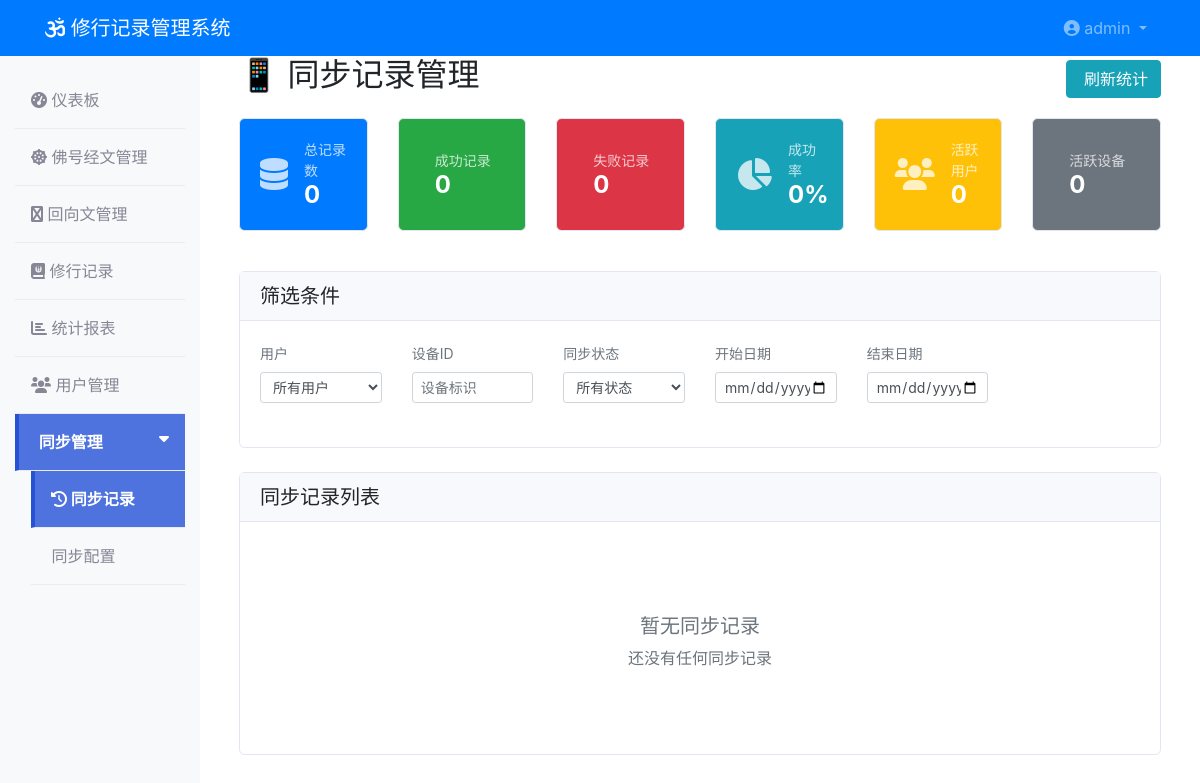
The app's page /sync-management/records (signed in), older data.
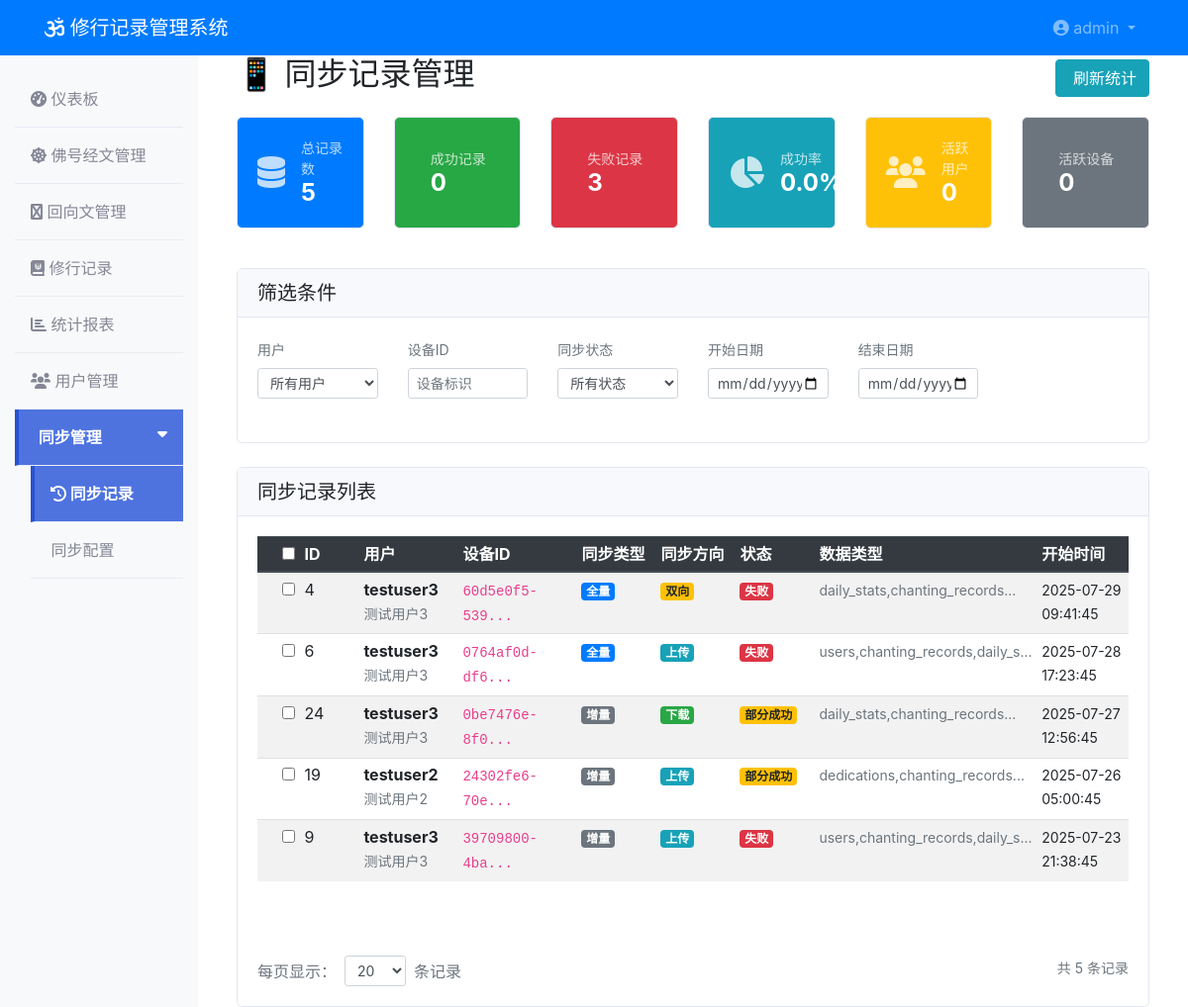
The same page, newer data.
### models/sync_record.py (models this page shows, shortened)
class SyncRecord(db.Model):
    __tablename__ = 'sync_records'
    id = db.Column(db.Integer, primary_key=True)
    user_id = db.Column(db.Integer, db.ForeignKey('users.id'), nullable=False)
    device_id = db.Column(db.String(100), nullable=False)  # 设备标识
    sync_type = db.Column(db.Enum('full', 'incremental'), nullable=False, default='incremental')  # 同步类型：全量/增量
    sync_direction = db.Column(db.Enum('upload', 'download', 'bidirectional'), nullable=False)  # 同步方向
    sync_status = db.Column(db.Enum('success', 'failed', 'partial'), nullable=False, default='success')  # 同步状态
    sync_data_types = db.Column(db.Text)  # JSON格式，记录同步的数据类型
    error_message = db.Column(db.Text, nullable=True)  # 错误信息
    sync_started_at = db.Column(db.DateTime, nullable=False, default=datetime.utcnow)  # 同步开始时间
    sync_completed_at = db.Column(db.DateTime, nullable=True)  # 同步完成时间
    created_at = db.Column(db.DateTime, default=datetime.utcnow)
    user = db.relationship('User', backref=db.backref('sync_records', lazy=True))

### models/user.py (models this page shows, shortened)
class User(db.Model):
    __tablename__ = 'users'
    id = db.Column(db.Integer, primary_key=True)
    username = db.Column(db.String(80), unique=True, nullable=False)
    password = db.Column(db.String(255), nullable=False)
    avatar = db.Column(db.String(255), nullable=True)  # 头像路径或emoji
    avatar_type = db.Column(db.Enum('emoji', 'image'), default='emoji')
    nickname = db.Column(db.String(100), nullable=True)
    is_deleted = db.Column(db.Boolean, default=False)  # 逻辑删除标记
    deleted_at = db.Column(db.DateTime, nullable=True)  # 删除时间
    created_at = db.Column(db.DateTime, default=datetime.utcnow)

### routes/sync_management.py (the view, shortened to what this page needs)
@sync_management_bp.route('/records')
@login_required
def sync_records():
    page = request.args.get('page', 1, type=int)
    per_page = request.args.get('per_page', 20, type=int)
    if per_page > 100:
        per_page = 100
    user_id = request.args.get('user_id', type=int)
    device_id = request.args.get('device_id')
    sync_status = request.args.get('sync_status')
    date_from = request.args.get('date_from')
    date_to = request.args.get('date_to')
    query = db.session.query(SyncRecord, User).join(
        User, SyncRecord.user_id == User.id
    ).order_by(desc(SyncRecord.sync_started_at))
    if user_id:
        query = query.filter(SyncRecord.user_id == user_id)
    if device_id:
        query = query.filter(SyncRecord.device_id.contains(device_id))
    if sync_status:
        query = query.filter(SyncRecord.sync_status == sync_status)
    if date_from:
        query = query.filter(SyncRecord.sync_started_at >= datetime.strptime(date_from, '%Y-%m-%d'))
    if date_to:
        query = query.filter(SyncRecord.sync_started_at <= datetime.strptime(date_to, '%Y-%m-%d') + timedelta(days=1))
    pagination = query.paginate(
        page=page,
        per_page=per_page,
        error_out=False
    )
    users = User.query.filter_by(is_deleted=False).all()
    if request.args.get('export') == 'csv':
        return export_sync_records_csv(query)
    stats = get_sync_stats()
    return render_template('sync_management/records.html',
                         records=pagination.items,
                         pagination=pagination,
                         users=users,
                         stats=stats,
                         filters={
                             'user_id': user_id,
                             'device_id': device_id,
                             'sync_status': sync_status,
                             'date_from': date_from,
                             'date_to': date_to,
                             'per_page': per_page
                         })

### utils/db_monitor.py (called while the page is built)
def init_db_monitoring(app):
    @app.before_request
    def before_request():
        if not DatabaseMonitor.check_health():
            logger.warning("数据库连接异常，尝试重新连接")
            DatabaseMonitor.cleanup_connections()
    @app.after_request
    def after_request(response):
        try:
            db.session.remove()
        except Exception as e:
            logger.error(f"清理session失败: {e}")
        return response
    @app.teardown_appcontext
    def shutdown_session(exception=None):
        try:
            db.session.remove()
        except Exception as e:
            logger.error(f"teardown session失败: {e}")

    @staticmethod
    def check_health():
        try:
            result = db.session.execute(text('SELECT 1'))
            return True
        except Exception as e:
            logger.error(f"数据库健康检查失败: {e}")
            return False

### templates/sync_management/records.html (shortened to what the changed rows need)
{% extends "base.html" %}
{% block content %}
<div class="container-fluid">
    <div class="row">
        <div class="col-12">
            <div class="d-flex justify-content-between align-items-center mb-3">
                <h2>📱 同步记录管理</h2>
            </div>
            <div class="row mb-4" id="statsContainer">
                <div class="col-xl-2 col-lg-4 col-md-6 col-sm-6 mb-3">
                    <div class="card bg-primary text-white h-100">
                        <div class="card-body d-flex align-items-center">
                            <div>
                                <div class="small" style="color: rgba(255,255,255,0.75);">总记录数</div>
                                <div class="h4 font-weight-bold mb-0" id="totalRecords">{{ stats.total_records }}</div>
                            </div>
                        </div>
                    </div>
                </div>
                <div class="col-xl-2 col-lg-4 col-md-6 col-sm-6 mb-3">
                    <div class="card bg-danger text-white h-100">
                        <div class="card-body d-flex align-items-center">
                            <div>
                                <div class="small" style="color: rgba(255,255,255,0.75);">失败记录</div>
                                <div class="h4 font-weight-bold mb-0" id="failedRecords">{{ stats.failed_records }}</div>
                            </div>
                        </div>
                    </div>
                </div>
                <div class="col-xl-2 col-lg-4 col-md-6 col-sm-6 mb-3">
                    <div class="card bg-info text-white h-100">
                        <div class="card-body d-flex align-items-center">
                            <div>
                                <div class="small" style="color: rgba(255,255,255,0.75);">成功率</div>
                                <div class="h4 font-weight-bold mb-0" id="successRate">{{ stats.success_rate }}%</div>
                            </div>
                        </div>
                    </div>
                </div>
            </div>
            <div class="card">
                <div class="card-body" id="recordsContainer">
                    {% include 'sync_management/records_table.html' %}
                </div>
            </div>
        </div>
    </div>
</div>
{% endblock %}

### templates/sync_management/records_table.html (shortened to what the changed rows need)
{% if records %}
<div class="table-responsive">
    <table class="table table-striped table-hover table-sm">
        <thead class="thead-dark">
            <tr>
                <th style="min-width: 40px; text-align: center;">
                    <div class="form-check">
                        <input type="checkbox" id="selectAll" class="form-check-input" style="position: relative; margin: 0;">
                    </div>
                </th>
                <th style="min-width: 60px;">ID</th>
                <th style="min-width: 100px;">用户</th>
                <th style="min-width: 120px;">设备ID</th>
                <th style="min-width: 80px;">同步类型</th>
                <th style="min-width: 80px;">同步方向</th>
                <th style="min-width: 80px;">状态</th>
                <th style="min-width: 120px;">数据类型</th>
                <th style="min-width: 140px;">开始时间</th>
            </tr>
        </thead>
        <tbody>
            {% for record, user in records %}
            <tr>
                <td style="text-align: center;">
                    <div class="form-check">
                        <input type="checkbox" class="form-check-input record-checkbox" value="{{ record.id }}" style="position: relative; margin: 0;">
                    </div>
                </td>
                <td>{{ record.id }}</td>
                <td>
                    {% if user %}
                    <strong>{{ user.username }}</strong>
                    {% if user.nickname %}
                    <br><small class="text-muted">{{ user.nickname }}</small>
                    {% endif %}
                    {% else %}
                    <span class="text-muted">未知用户</span>
                    {% endif %}
                </td>
                <td>
                    <code class="small">{{ record.device_id[:12] }}...</code>
                </td>
                <td>
                    <span class="badge badge-{% if record.sync_type == 'full' %}primary{% else %}secondary{% endif %}">
                        {% if record.sync_type == 'full' %}全量{% else %}增量{% endif %}
                    </span>
                </td>
                <td>
                    <span class="badge badge-{% if record.sync_direction == 'upload' %}info{% elif record.sync_direction == 'download' %}success{% else %}warning{% endif %}">
                        {% if record.sync_direction == 'upload' %}上传{% elif record.sync_direction == 'download' %}下载{% else %}双向{% endif %}
                    </span>
                </td>
                <td>
                    <span class="badge badge-{% if record.sync_status == 'success' %}success{% elif record.sync_status == 'failed' %}danger{% else %}warning{% endif %}">
                        {% if record.sync_status == 'success' %}成功{% elif record.sync_status == 'failed' %}失败{% else %}部分成功{% endif %}
                    </span>
                </td>
                <td>
                    {% if record.sync_data_types %}
                    <small class="text-muted">{{ record.sync_data_types[:30] }}...</small>
                    {% else %}
                    <span class="text-muted">-</span>
                    {% endif %}
                </td>
                <td>
                    <small>{{ record.sync_started_at.strftime('%Y-%m-%d %H:%M:%S') }}</small>
                </td>
            </tr>
            {% endfor %}
        </tbody>
    </table>
</div>
<div class="row mt-4">
    <div class="col-md-6">
        <div class="d-flex align-items-center">
            <span class="text-muted mr-2">每页显示：</span>
            <select class="form-control form-control-sm" style="width: auto;" onchange="changePerPage(this.value)">
                <option value="20" {% if filters.per_page == 20 %}selected{% endif %}>20</option>
            </select>
            <span class="text-muted ml-2">条记录</span>
        </div>
    </div>
    <div class="col-md-6">
        {% if pagination.pages > 1 %}
        <nav aria-label="同步记录分页">
            <ul class="pagination justify-content-end mb-0">
        {% if pagination.has_prev %}
        <li class="page-item">
            <a class="page-link" href="javascript:void(0)" onclick="loadPage({{ pagination.prev_num }})">上一页</a>
        </li>
        {% endif %}
        {% for page_num in pagination.iter_pages(left_edge=1, right_edge=1, left_current=1, right_current=2) %}
        {% if page_num %}
        {% if page_num != pagination.page %}
        <li class="page-item">
            <a class="page-link" href="javascript:void(0)" onclick="loadPage({{ page_num }})">{{ page_num }}</a>
        </li>
        {% else %}
        <li class="page-item active">
            <span class="page-link">{{ page_num }}</span>
        </li>
        {% endif %}
        {% else %}
        <li class="page-item disabled">
            <span class="page-link">…</span>
        </li>
        {% endif %}
        {% endfor %}
        {% if pagination.has_next %}
        <li class="page-item">
            <a class="page-link" href="javascript:void(0)" onclick="loadPage({{ pagination.next_num }})">下一页</a>
        </li>
        {% endif %}
            </ul>
        </nav>
        {% else %}
        <div class="text-muted text-right">
            <small>共 {{ pagination.total }} 条记录</small>
        </div>
        {% endif %}
    </div>
</div>
{% else %}
<div class="text-center py-5">
    <h5 class="text-muted">暂无同步记录</h5>
    <p class="text-muted">还没有任何同步记录</p>
</div>
{% endif %}

Row changes from the older to the newer data that the page shows:
added SyncRecord: id "4", username "testuser3", nickname "测试用户3", device_id "60d5e0f5-539", sync_type "全量", sync_direction "双向", sync_status "失败", sync_data_types "daily_stats,chanting_records", sync_started_at "2025-07-29 09:41:45"
added SyncRecord: id "6", username "testuser3", nickname "测试用户3", device_id "0764af0d-df6", sync_type "全量", sync_direction "上传", sync_status "失败", sync_data_types "users,chanting_records,daily_s", sync_started_at "2025-07-28 17:23:45"
added SyncRecord: id "24", username "testuser3", nickname "测试用户3", device_id "0be7476e-8f0", sync_type "增量", sync_direction "下载", sync_status "部分成功", sync_data_types "daily_stats,chanting_records", sync_started_at "2025-07-27 12:56:45"
added SyncRecord: id "19", username "testuser2", nickname "测试用户2", device_id "24302fe6-70e", sync_type "增量", sync_direction "上传", sync_status "部分成功", sync_data_types "dedications,chanting_records", sync_started_at "2025-07-26 05:00:45"
added SyncRecord: id "9", username "testuser3", nickname "测试用户3", device_id "39709800-4ba", sync_type "增量", sync_direction "上传", sync_status "失败", sync_data_types "users,chanting_records,daily_s", sync_started_at "2025-07-23 21:38:45"
Text that changed along with them:
{{ stats.total_records }}: "0" → "5"
{{ stats.failed_records }}: "0" → "3"
{{ stats.success_rate }}: "0" → "0.0"
form field value: (not shown) → "☐"
form field value: (not shown) → "20"
{{ pagination.total }}: (not shown) → "5"
text no longer shown: "暂无同步记录 还没有任何同步记录"
text now shown: "ID 用户 设备ID 同步类型 同步方向 状态 数据类型 开始时间 每页显示： 条记录 共 条记录"
